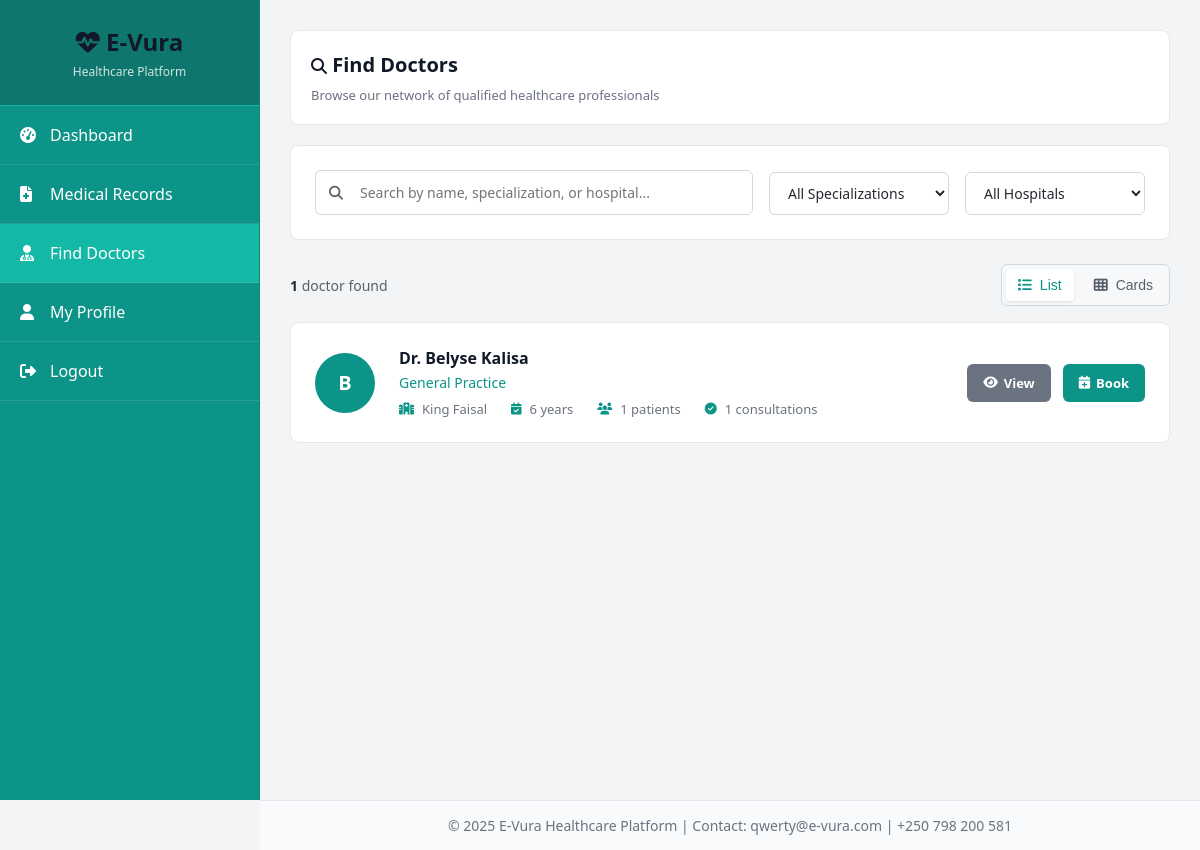
The page /patient/find-doctors (signed in) on the database its author committed.
### app.py (models this page shows)
class Doctor(db.Model):
    id = db.Column(db.Integer, primary_key=True)
    username = db.Column(db.String(100), unique=True, nullable=False)
    email = db.Column(db.String(120), unique=True, nullable=False)
    password = db.Column(db.String(200), nullable=False)
    phone = db.Column(db.String(20))
    specialization = db.Column(db.String(100))
    license_number = db.Column(db.String(50))
    hospital = db.Column(db.String(200))
    years_experience = db.Column(db.Integer)
    created_at = db.Column(db.DateTime, default=datetime.utcnow)
    appointments = db.relationship('Appointment', backref='doctor', lazy=True, foreign_keys='Appointment.doctor_id')
    records = db.relationship('MedicalRecord', backref='doctor', lazy=True)

### app.py (the view, shortened to what this page needs)
@app.route('/patient/find-doctors')
@login_required
@patient_required
def find_doctors():
    search_query = request.args.get('search', '').strip()
    specialization_filter = request.args.get('specialization', '').strip()
    hospital_filter = request.args.get('hospital', '').strip()
    page = request.args.get('page', 1, type=int)
    per_page = 12  # 12 doctors per page
    query = Doctor.query
    if specialization_filter:
        query = query.filter(Doctor.specialization.ilike(f'%{specialization_filter}%'))
    if hospital_filter:
        query = query.filter(Doctor.hospital.ilike(f'%{hospital_filter}%'))
    pagination = query.paginate(page=page, per_page=per_page, error_out=False)
    doctors = pagination.items
    all_doctors = Doctor.query.all()
    specializations = sorted(set([d.specialization for d in all_doctors if d.specialization]))
    hospitals = sorted(set([d.hospital for d in all_doctors if d.hospital]))
    return render_template('find_doctors.html',
                         doctors=doctors,
                         pagination=pagination,
                         search_query=search_query,
                         specialization_filter=specialization_filter,
                         hospital_filter=hospital_filter,
                         specializations=specializations,
                         hospitals=hospitals)

### app.py (called while the page is built)
def login_required(f):
    @wraps(f)
    def decorated_function(*args, **kwargs):
        if 'user_id' not in session or 'user_type' not in session:
            flash('Please log in to access this page.', 'warning')
            return redirect(url_for('login'))
        return f(*args, **kwargs)
    return decorated_function

def patient_required(f):
    @wraps(f)
    def decorated_function(*args, **kwargs):
        if session.get('user_type') != 'patient':
            flash('Access denied. Patients only.', 'danger')
            return redirect(url_for('index'))
        return f(*args, **kwargs)
    return decorated_function

### templates/find_doctors.html (shortened to what this page needs)
{% extends "base.html" %}
{% block content %}
<div style="background: white; border-radius: 8px; padding: 20px; margin-bottom: 20px; border: 1px solid #e5e7eb; width: 100%;">
    <h1 style="font-size: 1.25rem; margin-bottom: 8px; font-weight: 600;">
        <i class="fas fa-search" style="font-size: 1rem;"></i> Find Doctors
    </h1>
    <p style="color: #6b7280; font-size: 0.8125rem;">Browse our network of qualified healthcare professionals</p>
</div>
<div class="search-filters-container">
    <form method="GET" action="{{ url_for('find_doctors') }}" id="searchForm">
        <div class="search-filters-row">
            <div class="search-bar">
                <i class="fas fa-search"></i>
                <input type="text"
                       name="search"
                       placeholder="Search by name, specialization, or hospital..."
                       value="{{ search_query or '' }}"
                       autocomplete="off">
            </div>
            <div class="filters-group">
                <div class="filter-group">
                    <select name="specialization" onchange="document.getElementById('searchForm').submit()">
                        <option value="">All Specializations</option>
                    </select>
                </div>
                <div class="filter-group">
                    <select name="hospital" onchange="document.getElementById('searchForm').submit()">
                        <option value="">All Hospitals</option>
                    </select>
                </div>
            </div>
        </div>
    </form>
</div>
<div class="view-controls">
    <div class="results-count">
        <strong>{{ pagination.total if pagination else doctors|length }}</strong> doctor{{ 's' if (pagination.total if pagination else doctors|length) != 1 else '' }} found
    </div>
    <div class="view-toggle">
        <button type="button" class="active" id="listViewBtn" onclick="switchView('list')">
            <i class="fas fa-list"></i> List
        </button>
        <button type="button" id="cardViewBtn" onclick="switchView('card')">
            <i class="fas fa-th"></i> Cards
        </button>
    </div>
</div>
{% if doctors %}
    <div id="listView" class="doctors-list-view">
        {% for doctor in doctors %}
            <div class="doctor-list-item">
                <div class="doctor-list-avatar">
                    {{ doctor.username[0]|upper }}
                </div>
                <div class="doctor-list-info">
                    <h3>Dr. {{ doctor.username }}</h3>
                    <div class="specialization">{{ doctor.specialization or 'General Practice' }}</div>
                    <div class="doctor-list-details">
                        {% if doctor.hospital %}
                        <span><i class="fas fa-hospital"></i> {{ doctor.hospital }}</span>
                        {% endif %}
                        {% if doctor.years_experience %}
                        <span><i class="fas fa-calendar-check"></i> {{ doctor.years_experience }} years</span>
                        {% endif %}
                        <span><i class="fas fa-users"></i>
                            {% set unique_patients = doctor.appointments|map(attribute='patient_id')|list|unique|list|length %}
                            {{ unique_patients }} patients
                        </span>
                        <span><i class="fas fa-check-circle"></i>
                            {{ doctor.appointments|selectattr('status', 'equalto', 'completed')|list|length }} consultations
                        </span>
                    </div>
                </div>
                <div class="doctor-list-actions">
                    <a href="{{ url_for('view_doctor_profile', doctor_id=doctor.id) }}"
                       class="btn btn-secondary" style="padding: 0.625rem 1rem; font-size: 0.8125rem; text-decoration: none;">
                        <i class="fas fa-eye"></i> View
                    </a>
                    <a href="{{ url_for('show_available_slots', doctor_id=doctor.id) }}"
                       class="btn btn-primary" style="padding: 0.625rem 1rem; font-size: 0.8125rem; text-decoration: none;">
                        <i class="fas fa-calendar-plus"></i> Book
                    </a>
                </div>
            </div>
        {% endfor %}
    </div>
{% endif %}
{% endblock %}

### static/css/style.css (style rules this page uses)
* { margin: 0; padding: 0; box-sizing: border-box; }
body { font-family: 'Segoe UI', Tahoma, Geneva, Verdana, sans-serif; background: #f3f4f6; min-height: 100vh; }
.btn { padding: 10px 20px; border: none; border-radius: 6px; cursor: pointer; font-size: 0.875rem; font-weight: 600; transition: all 0.3s ease; text-decoration: none; display: inline-flex; align-items: center; gap: 6px; justify-content: center; white-space: nowrap; }
.btn-primary { background: #0d9488; color: white; }
.btn-secondary { background: #6b7280; color: white; }
input[type="text"], input[type="email"], input[type="password"], input[type="tel"], input[type="date"], input[type="time"], textarea, select { width: 100%; padding: 12px 15px; border: 2px solid #e5e7eb; border-radius: 8px; font-size: 15px; transition: border-color 0.3s; font-family: inherit; background: white; }
h1, h2, h3, h4 { color: #111827; }

### templates/find_doctors.html (style rules this page uses)
.search-filters-container { background: white; border-radius: 8px; padding: 1.5rem; margin-bottom: 1.5rem; border: 1px solid #e5e7eb; }
.search-filters-row { display: flex; gap: 1rem; align-items: flex-end; }
.search-bar { position: relative; flex: 1; min-width: 250px; }
.search-bar input { width: 100%; padding: 0.75rem 1rem 0.75rem 2.75rem; border: 1px solid #d1d9e0; border-radius: 6px; font-size: 0.875rem; transition: all 0.2s ease; }
.search-bar i { position: absolute; left: 0.875rem; top: 50%; transform: translateY(-50%); color: #57606a; font-size: 0.875rem; }
.filters-group { display: flex; gap: 1rem; align-items: flex-end; }
.filter-group { display: flex; flex-direction: column; min-width: 180px; }
.filter-group select { padding: 0.625rem 0.875rem; border: 1px solid #d1d9e0; border-radius: 6px; font-size: 0.875rem; background: white; color: #24292f; cursor: pointer; transition: all 0.2s ease; }
.view-controls { display: flex; justify-content: space-between; align-items: center; margin-bottom: 1rem; flex-wrap: wrap; gap: 1rem; }
.results-count { color: #57606a; font-size: 0.875rem; }
.results-count strong { color: #24292f; }
.view-toggle { display: flex; gap: 0.5rem; background: #f6f8fa; padding: 0.25rem; border-radius: 6px; border: 1px solid #d1d9e0; }
.view-toggle button { padding: 0.5rem 0.75rem; border: none; background: transparent; color: #57606a; cursor: pointer; border-radius: 4px; transition: all 0.2s ease; font-size: 0.875rem; display: flex; align-items: center; gap: 0.5rem; }
.view-toggle button.active { background: white; color: #0d9488; box-shadow: 0 1px 3px rgba(0, 0, 0, 0.1); }
.doctors-list-view { display: flex; flex-direction: column; gap: 1rem; width: 100%; }
.doctor-list-item { background: white; border-radius: 8px; padding: 1.5rem; border: 1px solid #e5e7eb; transition: all 0.3s ease; display: flex; align-items: center; gap: 1.5rem; }
.doctor-list-avatar { width: 60px; height: 60px; border-radius: 50%; background: #0d9488; display: flex; align-items: center; justify-content: center; font-size: 20px; font-weight: bold; color: white; flex-shrink: 0; }
.doctor-list-info { flex: 1; min-width: 0; }
.doctor-list-info h3 { font-size: 1rem; font-weight: 600; color: #111827; margin-bottom: 0.25rem; }
.doctor-list-info .specialization { color: #0d9488; font-weight: 500; font-size: 0.875rem; margin-bottom: 0.5rem; }
.doctor-list-details { display: flex; gap: 1.5rem; flex-wrap: wrap; font-size: 0.8125rem; color: #6b7280; }
.doctor-list-details span { display: flex; align-items: center; gap: 0.5rem; }
.doctor-list-details i { color: #0d9488; font-size: 0.75rem; }
.doctor-list-actions { display: flex; gap: 0.75rem; flex-shrink: 0; }

### rows shown on the page
Doctor: username "B", username "Belyse Kalisa", specialization "General Practice", hospital "King Faisal", years_experience "6", id "1", appointments|selectattr "1"

### other values the page prints
{{ pagination.total if pagination else doctors|length }} "1"
